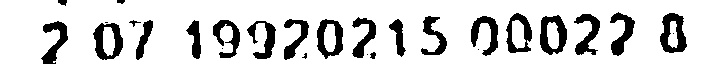
#> input picture 5039.jpg, 724 x 64 px; its folder holds only this picture in this run
$ python -i imtools.py   (imports and definitions only)   (older library calls are emulated)
#> lines starting #> are read from the running program, lines starting #| are printed output that depends on the picture; after the words box and inside, x2 and y2 are one past the last pixel; in counts of white or black regions, pixels touching at a corner belong together
#> further down, picture is the input picture: shape (64, 724, 3); min 0, max 255, mean 210.4
#!/usr/bin/env python3
# -*- coding: utf-8 -*-
"""
Created on Thu Oct  4 04:18:26 2018

@author: maro
"""

# load the necessary packages
import os
import cv2
import numpy as np

MAX_FEATURES = 500
GOOD_MATCH_PERCENT = 0.15

# [16 lines left out: functions get_imlist, sharpen_edge, not called in this run]

def enhance(image, alpha = 2.25, beta = -0.0):
    """
    remove noise from the input image
    """
#> called with alpha = 2.25, beta = 0
    img = cv2.resize(image, None, fx=4, fy=4, interpolation=cv2.INTER_CUBIC)
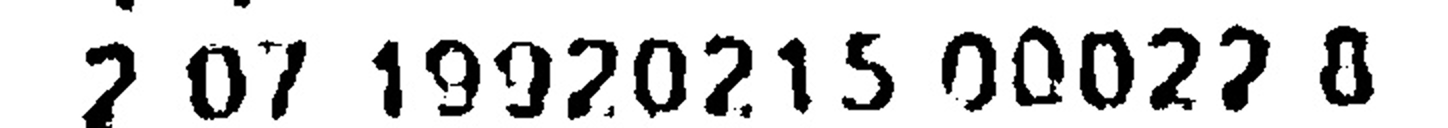
#> img: shape (256, 2896, 3) (shown at 1/2 size); min 0, max 255, mean 210.4
    img = cv2.fastNlMeansDenoisingColored(img, None, 3, 121, 7, 21)
    gray = cv2.cvtColor(img, cv2.COLOR_BGR2GRAY)
    denoised = cv2.fastNlMeansDenoising(gray, None, 3, 7, 21)
    enhanced_im  = np.array(denoised, np.uint8)
    thresh_1, bw_im = cv2.threshold(enhanced_im, 128, 255, cv2.THRESH_BINARY)
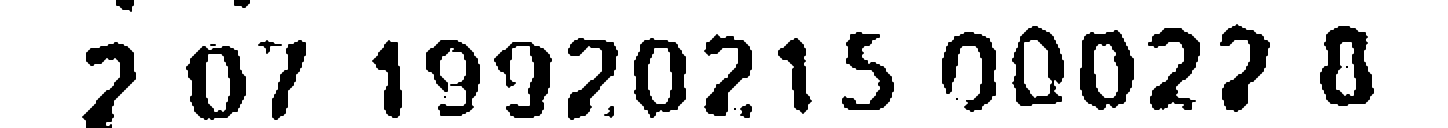
#> bw_im: shape (256, 2896) (shown at 1/2 size); 82.5% white; 27 black regions (4 under 20 px), largest, box (x1, y1, x2, y2) and area: (2640, 52, 2748, 212) 9940, (2160, 60, 2268, 220) 9568, (372, 92, 492, 240) 9227
    img_bin = 255 * (bw_im > 128).astype(np.uint8)
    new_im = alpha * img_bin + beta
    new_im = np.clip(new_im, 0, 255).astype(np.uint8)
    new_im = cv2.fastNlMeansDenoising(new_im, None, 31, 7, 21)
    return new_im

# [73 lines left out: functions alignImages, image_resize, variance_of_laplacian, not called in this run]

>>> import cv2
>>> picture = cv2.imread('../5039.jpg')
>>> result = enhance(picture)
